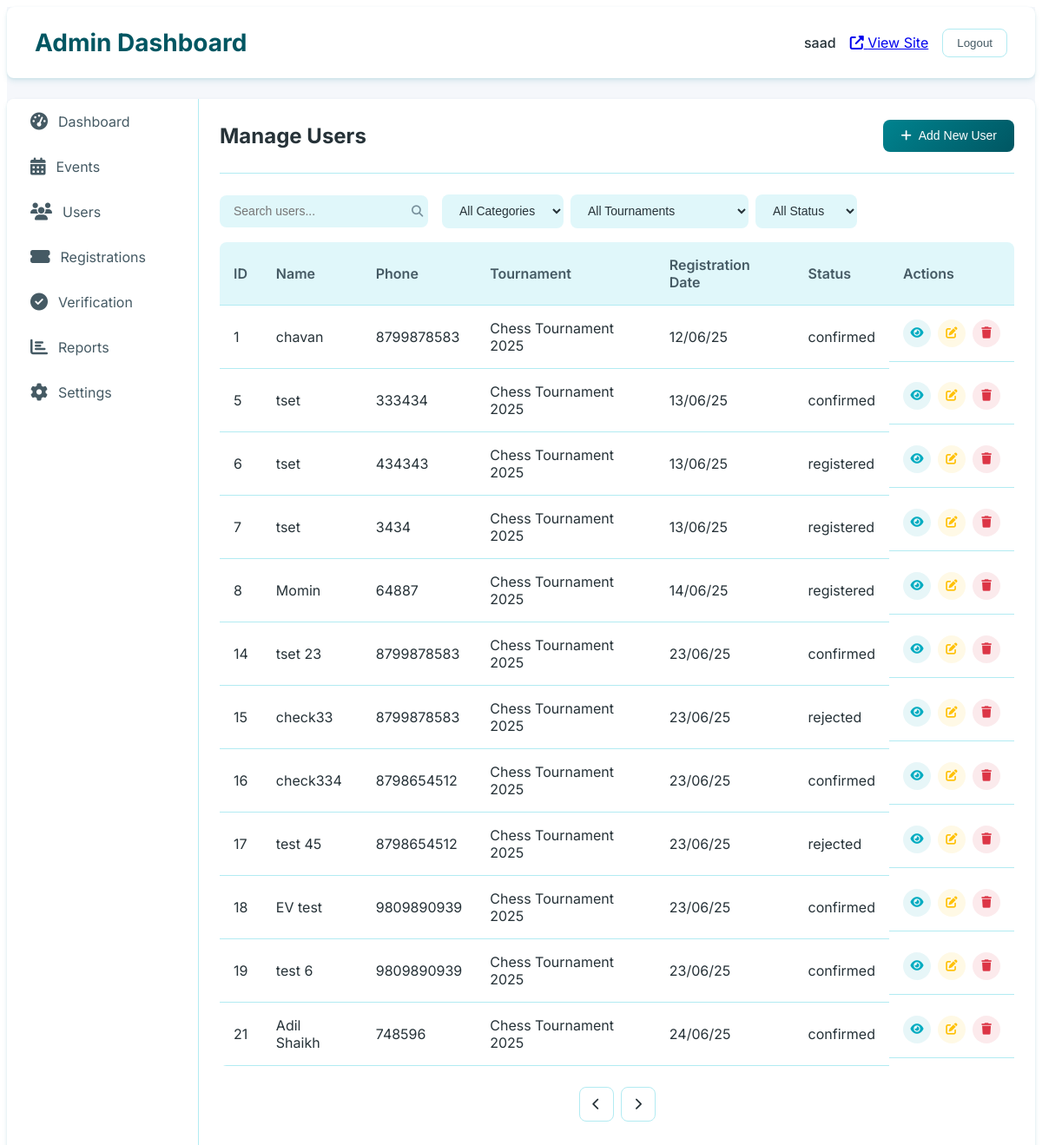
Before: /superadmin/dashboard/users/ (signed in) with the older database file.
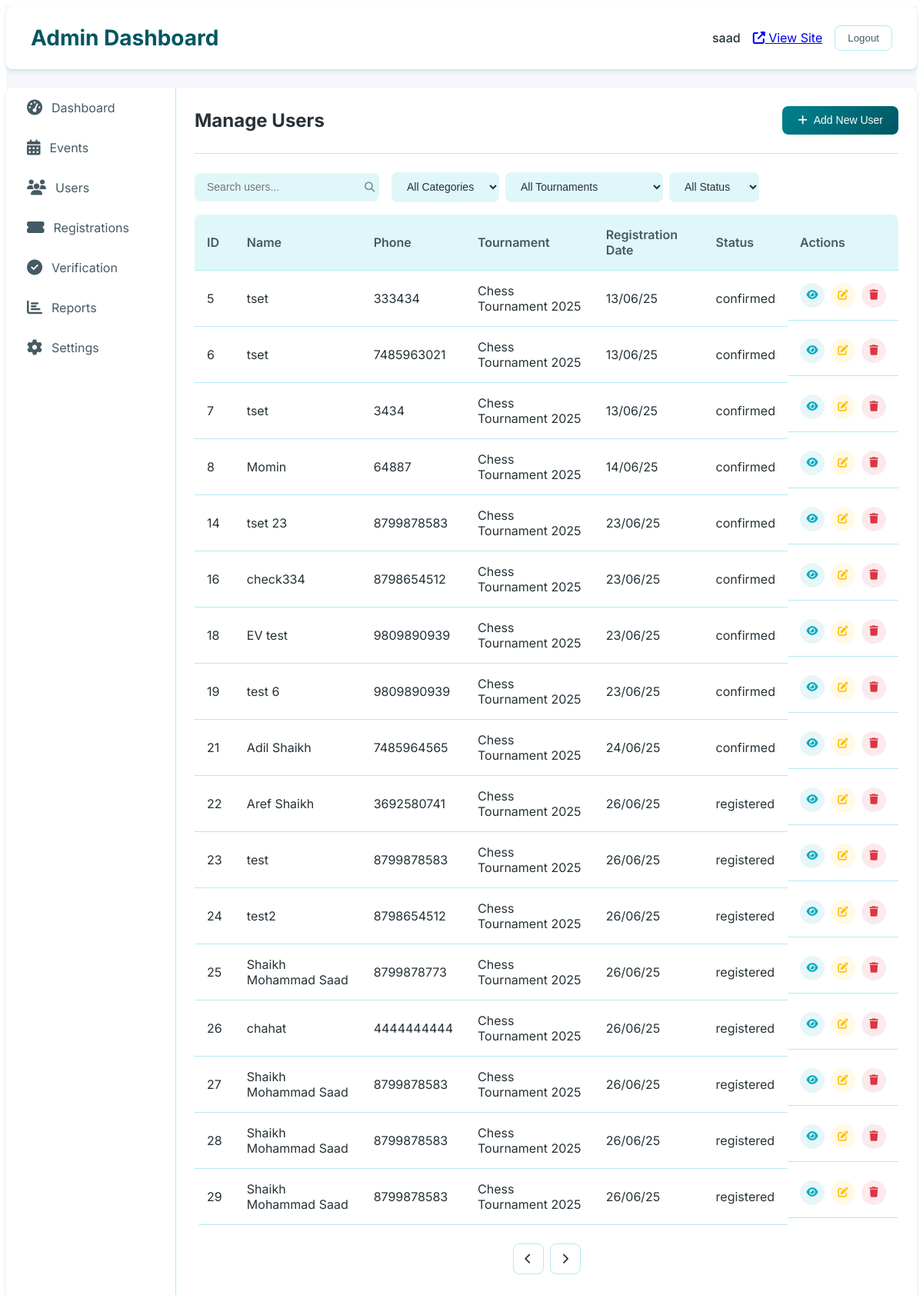
After: the same page with the newer database file.
### app/models.py (models this page shows, shortened)
class Participant(models.Model):
    STATUS_CHOICES = [
        ('registered', 'Registered'),
        ('confirmed', 'Confirmed'),
        ('checked_in', 'Checked In'),
        ('eliminated', 'Eliminated'),
        ('winner', 'Winner'),
        ('disqualified', 'Disqualified'),
        ('rejected', 'Rejected')
    ]
    tournament = models.ForeignKey(Tournament, on_delete=models.CASCADE, related_name='tournament')
    registration_id = models.UUIDField(default=uuid.uuid4, editable=False, unique=True)
    full_name = models.CharField(max_length=200)
    email = models.EmailField(blank=True, null=True, unique=False, help_text="Email address for updates and notifications")
    phone = models.CharField(max_length=20)
    wp = models.CharField(max_length=10, blank=True, help_text="WhatsApp number for updates")
    age = models.IntegerField()
    gender = models.CharField(max_length=10, choices=[('male', 'Male'), ('female', 'Female'), ('other', 'Other')])
    registration_date = models.DateTimeField(auto_now_add=True)
    status = models.CharField(max_length=20, choices=STATUS_CHOICES, default='registered')
    check_in_time = models.DateTimeField(null=True, blank=True)
    special_requirements = models.TextField(blank=True)
    notes = models.TextField(blank=True)
    transaction = models.OneToOneField(Transaction, on_delete=models.CASCADE, related_name='transaction')
    optinWhatsapp = models.BooleanField(default=True)
    class Meta:
        unique_together = ['tournament', 'email']

class Tournament(models.Model):
    STATUS_CHOICES = [
        ('draft', 'Draft'),
        ('published', 'Published'),
        ('ongoing', 'Ongoing'),
        ('completed', 'Completed'),
        ('cancelled', 'Cancelled'),
    ]
    title = models.CharField(max_length=200)
    slug = models.SlugField(unique=True, blank=True)
    description = models.TextField()
    category = models.ForeignKey(Category, on_delete=models.CASCADE, related_name='tournaments')
    organizer = models.ForeignKey(User, on_delete=models.CASCADE, related_name='organized_tournaments', default=None, null=True)
    start_date = models.DateField()
    end_date = models.DateField()
    tournament_time = models.TimeField(default=timezone.datetime.strptime('10:00', '%H:%M').time())
    registration_deadline = models.DateTimeField()
    venue = models.CharField(max_length=200)
    address = models.TextField(blank=True, null=True)
    city = models.CharField(max_length=100)
    state = models.CharField(max_length=100)
    country = models.CharField(max_length=100)
    postal_code = models.CharField(max_length=20, null=True, blank=True)
    max_participants = models.PositiveIntegerField()
    min_participants = models.PositiveIntegerField(default=2)
    entry_fee = models.DecimalField(max_digits=10, decimal_places=2)
    prize_pool = models.DecimalField(max_digits=10, decimal_places=2)
    tournament_format = models.CharField(max_length=100)  # e.g., "Single Elimination", "Double Elimination", "Round Robin"
    rules = models.TextField()
    banner_image = models.ImageField(upload_to='tournament_banners/')
    additional_images = models.ManyToManyField(TournamentImage, blank=True, related_name='additional_tournaments')
    status = models.CharField(max_length=20, choices=STATUS_CHOICES, default='draft')
    is_featured = models.BooleanField(default=False)
    created_at = models.DateTimeField(auto_now_add=True)
    updated_at = models.DateTimeField(auto_now=True)
    contact_email = models.EmailField()
    contact_phone = models.CharField(max_length=20)
    whatsapp_number = models.CharField(max_length=20, blank=True)
    facebook_event = models.URLField(blank=True)
    instagram_post = models.URLField(blank=True)
    upi_id = models.ForeignKey(
        UPIS,
        max_length=100,
        blank=True,
        help_text="UPI ID for payment collection",
        on_delete=models.SET_NULL,
        null=True,
        related_name='tournaments'
    )
    class Meta:
        ordering = ['-start_date']

### app/View/admin/admin_views.py (the view)
# urls.py: path('superadmin/dashboard/users/', admin_users, name='admin_users'),
@login_required
def admin_users(request):
    context = {
        'users': Participant.objects.all(),
        'events': Tournament.objects.all(),
        'categories': Category.objects.all(),
    }
    return render(request, 'admin/users.html', context)

### templates/admin/users.html (shortened to what this page needs)
{% extends 'admin/base_admin.html' %}
{% load static %}
{% block content %}
<div class="admin-tab active">
    <div class="tab-header">
        <h2>Manage Users</h2>
        <button class="primary-btn" data-modal-target="add-user-modal">
            <i class="fas fa-plus"></i> Add New User
        </button>
    </div>
    <div class="dashboard-actions">
        <div class="search-box">
            <input type="text" placeholder="Search users...">
            <button type="button"><i class="fas fa-search"></i></button>
        </div>
        <div class="filter-options">
            <select data-filter-type="category">
                <option value="">All Categories</option>
            </select>
            <select data-filter-type="tournament">
                <option value="">All Tournaments</option>
            </select>
            <select data-filter-type="status">
                <option value="">All Status</option>
            </select>
        </div>
    </div>
    <div class="data-table-container">
        <table class="admin-table">
            <thead>
                <tr>
                    <th>ID</th>
                    <th>Name</th>
                    <th>Phone</th>
                    <th>Tournament</th>
                    <th>Registration Date</th>
                    <th>Status</th>
                    <th>Actions</th>
                </tr>
            </thead>
            <tbody>
                {% for user in users %}
                <tr>
                    <td>{{ user.id }}</td>
                    <td>{{ user.full_name }}</td>
                    <td>{{ user.phone }}</td>
                    <td>{{ user.tournament.title }}</td>
                    <td>{{ user.registration_date | date:'d/m/y'}}</td>
                    <td>
                        {{ user.status}}
                    </td>
                    <td class="action-buttons">
                        <button class="view-btn" title="View" data-id="{{ user.id }}"><i class="fas fa-eye"></i></button>
                        <button class="edit-btn" title="Edit" data-id="{{ user.id }}" data-modal-target="add-user-modal"><i class="fas fa-edit"></i></button>
                        <button class="delete-btn" title="Delete" data-id="{{ user.id }}" data-type="user"><i class="fas fa-trash"></i></button>
                    </td>
                </tr>
                {% empty %}
                <tr>
                    <td colspan="7" class="text-center">No users found</td>
                </tr>
                {% endfor %}
            </tbody>
        </table>
    </div>
    <div class="pagination">
        <button class="page-btn" {% if not users.has_previous %}disabled{% endif %}><i class="fas fa-chevron-left"></i></button>
        <button class="page-btn" {% if not users.has_next %}disabled{% endif %}><i class="fas fa-chevron-right"></i></button>
    </div>
</div>
{% endblock %}

### templates/admin/base_admin.html (shortened to what this page needs)
{% load static %}
<!DOCTYPE html>
<html lang="en">
<head>
    <link rel="stylesheet" href="https://cdnjs.cloudflare.com/ajax/libs/font-awesome/6.4.0/css/all.min.css">
    <link rel="stylesheet" href="{% static 'css/admin.css' %}">
</head>
<body>
    <div class="admin-dashboard">
        <div class="dashboard-header">
            <h1>Admin Dashboard</h1>
            <div class="user-info">
                <span>{{ request.user.username }}</span>
                <a href="{% url 'home' %}" class="view-site-btn"><i class="fas fa-external-link-alt"></i> View Site</a>
                <button class="logout-btn">Logout</button>
            </div>
        </div>
        <div class="dashboard-main">
            <div class="dashboard-nav">
                <ul>
                    <li>
                        <a href="{% url 'admin_dashboard' %}" class="nav-item {% if active_tab == 'dashboard' %}active{% endif %}">
                            <i class="fas fa-tachometer-alt"></i> Dashboard
                        </a>
                    </li>
                    <li>
                        <a href="{% url 'admin_events' %}" class="nav-item {% if active_tab == 'events' %}active{% endif %}">
                            <i class="fas fa-calendar-alt"></i> Events
                        </a>
                    </li>
                    <li>
                        <a href="{% url 'admin_users' %}" class="nav-item {% if active_tab == 'users' %}active{% endif %}">
                            <i class="fas fa-users"></i> Users
                        </a>
                    </li>
                    <li>
                        <a href="{% url 'admin_registrations' %}" class="nav-item {% if active_tab == 'registrations' %}active{% endif %}">
                            <i class="fas fa-ticket-alt"></i> Registrations
                        </a>
                    </li>
                    <li>
                        <a href="{% url 'admin_verification' %}" class="nav-item {% if active_tab == 'verification' %}active{% endif %}">
                            <i class="fas fa-check-circle"></i> Verification
                        </a>
                    </li>
                    <li>
                        <a href="{% url 'admin_reports' %}" class="nav-item {% if active_tab == 'reports' %}active{% endif %}">
                            <i class="fas fa-chart-bar"></i> Reports
                        </a>
                    </li>
                    <li>
                        <a href="{% url 'admin_settings' %}" class="nav-item {% if active_tab == 'settings' %}active{% endif %}">
                            <i class="fas fa-cog"></i> Settings
                        </a>
                    </li>
                </ul>
            </div>
            <div class="dashboard-content">
                {% block content %}{% endblock %}
            </div>
        </div>
    </div>
</body>
</html>

Changed rows visible on the page:
removed Participant: id "1", full_name "chavan", phone "8799878583", tournament "Chess Tournament 2025", registration_date "12/06/25", status "confirmed"
removed Participant: id "15", full_name "check33", phone "8799878583", tournament "Chess Tournament 2025", registration_date "23/06/25", status "rejected"
removed Participant: id "17", full_name "test 45", phone "8798654512", tournament "Chess Tournament 2025", registration_date "23/06/25", status "rejected"
changed Participant id 6: phone "434343" → "7485963021"; status "registered" → "confirmed"
changed Participant id 7: status "registered" → "confirmed"
changed Participant "Momin": status "registered" → "confirmed"
changed Participant "Adil Shaikh": phone "748596" → "7485964565"
added Participant: id "22", full_name "Aref Shaikh", phone "3692580741", tournament "Chess Tournament 2025", registration_date "26/06/25", status "registered"
added Participant: id "23", full_name "test", phone "8799878583", tournament "Chess Tournament 2025", registration_date "26/06/25", status "registered"
added Participant: id "24", full_name "test2", phone "8798654512", tournament "Chess Tournament 2025", registration_date "26/06/25", status "registered"
added Participant: id "25", full_name "Shaikh Mohammad Saad", phone "8799878773", tournament "Chess Tournament 2025", registration_date "26/06/25", status "registered"
added Participant: id "26", full_name "chahat", phone "4444444444", tournament "Chess Tournament 2025", registration_date "26/06/25", status "registered"
added Participant: id "27", full_name "Shaikh Mohammad Saad", phone "8799878583", tournament "Chess Tournament 2025", registration_date "26/06/25", status "registered"
added Participant: id "28", full_name "Shaikh Mohammad Saad", phone "8799878583", tournament "Chess Tournament 2025", registration_date "26/06/25", status "registered"
added Participant: id "29", full_name "Shaikh Mohammad Saad", phone "8799878583", tournament "Chess Tournament 2025", registration_date "26/06/25", status "registered"
